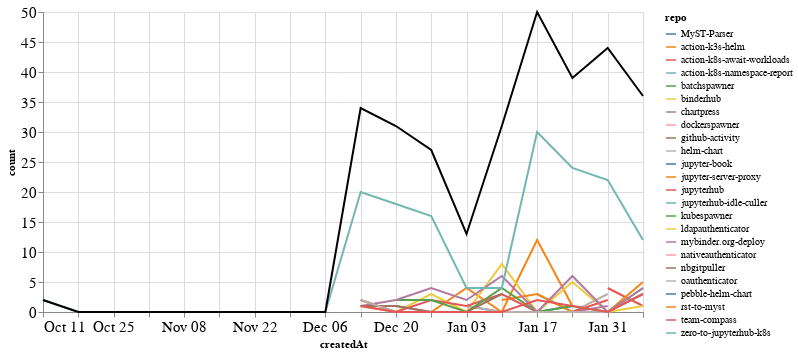

The cell this chart's notebook holds for it:
### Markdown cell above
### Comments

### Code cell
comments_time = comments.groupby('repo').resample('W', on='createdAt').count()['author'].reset_index()
comments_time = comments_time.rename(columns={'author': 'count'})
comments_time_total = comments_time.groupby('createdAt').agg({"count": "sum"}).reset_index()
ch1 = alt.Chart(comments_time, width=600).mark_line().encode(
    x='createdAt',
    y='count',
    color='repo',
    tooltip="repo"
)

ch2 = alt.Chart(comments_time_total, width=600).mark_line(color="black").encode(
    x='createdAt',
    y='count',
)

ch1 + ch2

### Figure 1 — Vega-Lite specification as saved in the notebook (floating-point values rounded to 4 significant figures)
{"config": {"axisLeft": {"labelFontSize": 15}, "axisBottom": {"labelFontSize": 15}}, "layer": [{"data": {"name": "data-ccdf449bf61431bd0d9a727c2daa9e20"}, "mark": "line", "encoding": {"color": {"type": "nominal", "field": "repo"}, "tooltip": {"type": "nominal", "field": "repo"}, "x": {"type": "temporal", "field": "createdAt"}, "y": {"type": "quantitative", "field": "count"}}, "width": 600}, {"data": {"name": "data-972da386bd3daf5a2a51c951c9b2c1cc"}, "mark": {"type": "line", "color": "black"}, "encoding": {"x": {"type": "temporal", "field": "createdAt"}, "y": {"type": "quantitative", "field": "count"}}, "width": 600}], "$schema": "https://vega.github.io/schema/vega-lite/v4.8.1.json", "datasets": {"data-ccdf449bf61431bd0d9a727c2daa9e20": [{"repo": "MyST-Parser", "createdAt": "2021-01-03T00:00:00", "count": 1}, {"repo": "MyST-Parser", "createdAt": "2021-01-10T00:00:00", "count": 0}, {"repo": "MyST-Parser", "createdAt": "2021-01-17T00:00:00", "count": 0}, {"repo": "MyST-Parser", "createdAt": "2021-01-24T00:00:00", "count": 1}, {"repo": "action-k3s-helm", "createdAt": "2020-12-13T00:00:00", "count": 1}, {"repo": "action-k3s-helm", "createdAt": "2020-12-20T00:00:00", "count": 0}, {"repo": "action-k3s-helm", "createdAt": "2020-12-27T00:00:00", "count": 0}, {"repo": "action-k3s-helm", "createdAt": "2021-01-03T00:00:00", "count": 4}, {"repo": "action-k3s-helm", "createdAt": "2021-01-10T00:00:00", "count": 0}, {"repo": "action-k3s-helm", "createdAt": "2021-01-17T00:00:00", "count": 12}, {"repo": "action-k3s-helm", "createdAt": "2021-01-24T00:00:00", "count": 1}, {"repo": "action-k8s-await-workloads", "createdAt": "2021-01-31T00:00:00", "count": 4}, {"repo": "action-k8s-await-workloads", "createdAt": "2021-02-07T00:00:00", "count": 1}, {"repo": "action-k8s-namespace-report", "createdAt": "2021-01-17T00:00:00", "count": 3}, {"repo": "action-k8s-namespace-report", "createdAt": "2021-01-24T00:00:00", "count": 0}, {"repo": "action-k8s-namespace-report", "createdAt": "2021-01-31T00:00:00", "count": 0}, {"repo": "action-k8s-namespace-report", "createdAt": "2021-02-07T00:00:00", "count": 3}, {"repo": "batchspawner", "createdAt": "2021-01-31T00:00:00", "count": 8}, {"repo": "binderhub", "createdAt": "2020-12-13T00:00:00", "count": 2}, {"repo": "binderhub", "createdAt": "2020-12-20T00:00:00", "count": 0}, {"repo": "binderhub", "createdAt": "2020-12-27T00:00:00", "count": 3}, {"repo": "binderhub", "createdAt": "2021-01-03T00:00:00", "count": 0}, {"repo": "binderhub", "createdAt": "2021-01-10T00:00:00", "count": 8}, {"repo": "binderhub", "createdAt": "2021-01-17T00:00:00", "count": 0}, {"repo": "binderhub", "createdAt": "2021-01-24T00:00:00", "count": 5}, {"repo": "binderhub", "createdAt": "2021-01-31T00:00:00", "count": 0}, {"repo": "binderhub", "createdAt": "2021-02-07T00:00:00", "count": 1}, {"repo": "chartpress", "createdAt": "2020-12-20T00:00:00", "count": 1}, {"repo": "chartpress", "createdAt": "2020-12-27T00:00:00", "count": 0}, {"repo": "chartpress", "createdAt": "2021-01-03T00:00:00", "count": 0}, {"repo": "chartpress", "createdAt": "2021-01-10T00:00:00", "count": 0}, {"repo": "chartpress", "createdAt": "2021-01-17T00:00:00", "count": 0}, {"repo": "chartpress", "createdAt": "2021-01-24T00:00:00", "count": 0}, {"repo": "chartpress", "createdAt": "2021-01-31T00:00:00", "count": 1}, {"repo": "dockerspawner", "createdAt": "2020-12-20T00:00:00", "count": 7}, {"repo": "github-activity", "createdAt": "2020-12-13T00:00:00", "count": 1}, {"repo": "helm-chart", "createdAt": "2021-01-03T00:00:00", "count": 1}, {"repo": "helm-chart", "createdAt": "2021-01-10T00:00:00", "count": 0}, {"repo": "helm-chart", "createdAt": "2021-01-17T00:00:00", "count": 0}, {"repo": "helm-chart", "createdAt": "2021-01-24T00:00:00", "count": 0}, {"repo": "helm-chart", "createdAt": "2021-01-31T00:00:00", "count": 3}, {"repo": "jupyter-book", "createdAt": "2020-12-13T00:00:00", "count": 1}, {"repo": "jupyter-server-proxy", "createdAt": "2021-01-10T00:00:00", "count": 2}, {"repo": "jupyter-server-proxy", "createdAt": "2021-01-17T00:00:00", "count": 3}, {"repo": "jupyter-server-proxy", "createdAt": "2021-01-24T00:00:00", "count": 0}, {"repo": "jupyter-server-proxy", "createdAt": "2021-01-31T00:00:00", "count": 0}, {"repo": "jupyter-server-proxy", "createdAt": "2021-02-07T00:00:00", "count": 5}, {"repo": "jupyterhub", "createdAt": "2020-12-13T00:00:00", "count": 2}, {"repo": "jupyterhub", "createdAt": "2020-12-20T00:00:00", "count": 0}, {"repo": "jupyterhub", "createdAt": "2020-12-27T00:00:00", "count": 2}, {"repo": "jupyterhub", "createdAt": "2021-01-03T00:00:00", "count": 1}, {"repo": "jupyterhub", "createdAt": "2021-01-10T00:00:00", "count": 3}, {"repo": "jupyterhub", "createdAt": "2021-01-17T00:00:00", "count": 0}, {"repo": "jupyterhub", "createdAt": "2021-01-24T00:00:00", "count": 0}, {"repo": "jupyterhub", "createdAt": "2021-01-31T00:00:00", "count": 2}, {"repo": "jupyterhub-idle-culler", "createdAt": "2021-01-31T00:00:00", "count": 1}, {"repo": "kubespawner", "createdAt": "2020-12-20T00:00:00", "count": 2}, {"repo": "kubespawner", "createdAt": "2020-12-27T00:00:00", "count": 2}, {"repo": "kubespawner", "createdAt": "2021-01-03T00:00:00", "count": 0}, {"repo": "kubespawner", "createdAt": "2021-01-10T00:00:00", "count": 4}, {"repo": "kubespawner", "createdAt": "2021-01-17T00:00:00", "count": 0}, {"repo": "kubespawner", "createdAt": "2021-01-24T00:00:00", "count": 1}, {"repo": "kubespawner", "createdAt": "2021-01-31T00:00:00", "count": 0}, {"repo": "kubespawner", "createdAt": "2021-02-07T00:00:00", "count": 4}, {"repo": "ldapauthenticator", "createdAt": "2020-12-13T00:00:00", "count": 1}, {"repo": "mybinder.org-deploy", "createdAt": "2020-12-13T00:00:00", "count": 1}, {"repo": "mybinder.org-deploy", "createdAt": "2020-12-20T00:00:00", "count": 2}, {"repo": "mybinder.org-deploy", "createdAt": "2020-12-27T00:00:00", "count": 4}, {"repo": "mybinder.org-deploy", "createdAt": "2021-01-03T00:00:00", "count": 2}, {"repo": "mybinder.org-deploy", "createdAt": "2021-01-10T00:00:00", "count": 6}, {"repo": "mybinder.org-deploy", "createdAt": "2021-01-17T00:00:00", "count": 0}, {"repo": "mybinder.org-deploy", "createdAt": "2021-01-24T00:00:00", "count": 6}, {"repo": "mybinder.org-deploy", "createdAt": "2021-01-31T00:00:00", "count": 0}, {"repo": "mybinder.org-deploy", "createdAt": "2021-02-07T00:00:00", "count": 4}, {"repo": "nativeauthenticator", "createdAt": "2021-01-31T00:00:00", "count": 3}, {"repo": "nbgitpuller", "createdAt": "2020-12-13T00:00:00", "count": 1}, {"repo": "nbgitpuller", "createdAt": "2020-12-20T00:00:00", "count": 1}, {"repo": "nbgitpuller", "createdAt": "2020-12-27T00:00:00", "count": 0}, {"repo": "nbgitpuller", "createdAt": "2021-01-03T00:00:00", "count": 0}, {"repo": "nbgitpuller", "createdAt": "2021-01-10T00:00:00", "count": 3}, {"repo": "oauthenticator", "createdAt": "2020-12-13T00:00:00", "count": 2}, {"repo": "oauthenticator", "createdAt": "2020-12-20T00:00:00", "count": 0}, {"repo": "oauthenticator", "createdAt": "2020-12-27T00:00:00", "count": 0}, {"repo": "oauthenticator", "createdAt": "2021-01-03T00:00:00", "count": 0}, {"repo": "oauthenticator", "createdAt": "2021-01-10T00:00:00", "count": 0}, {"repo": "oauthenticator", "createdAt": "2021-01-17T00:00:00", "count": 0}, {"repo": "oauthenticator", "createdAt": "2021-01-24T00:00:00", "count": 0}, {"repo": "oauthenticator", "createdAt": "2021-01-31T00:00:00", "count": 0}, {"repo": "oauthenticator", "createdAt": "2021-02-07T00:00:00", "count": 3}, {"repo": "pebble-helm-chart", "createdAt": "2020-12-13T00:00:00", "count": 1}, {"repo": "rst-to-myst", "createdAt": "2021-01-10T00:00:00", "count": 1}, {"repo": "team-compass", "createdAt": "2020-12-13T00:00:00", "count": 1}, {"repo": "team-compass", "createdAt": "2020-12-20T00:00:00", "count": 0}, {"repo": "team-compass", "createdAt": "2020-12-27T00:00:00", "count": 0}, {"repo": "team-compass", "createdAt": "2021-01-03T00:00:00", "count": 0}, {"repo": "team-compass", "createdAt": "2021-01-10T00:00:00", "count": 0}, {"repo": "team-compass", "createdAt": "2021-01-17T00:00:00", "count": 2}, {"repo": "team-compass", "createdAt": "2021-01-24T00:00:00", "count": 1}, {"repo": "team-compass", "createdAt": "2021-01-31T00:00:00", "count": 0}, {"repo": "team-compass", "createdAt": "2021-02-07T00:00:00", "count": 3}, {"repo": "zero-to-jupyterhub-k8s", "createdAt": "2020-10-11T00:00:00", "count": 2}, {"repo": "zero-to-jupyterhub-k8s", "createdAt": "2020-10-18T00:00:00", "count": 0}, {"repo": "zero-to-jupyterhub-k8s", "createdAt": "2020-10-25T00:00:00", "count": 0}, {"repo": "zero-to-jupyterhub-k8s", "createdAt": "2020-11-01T00:00:00", "count": 0}, {"repo": "zero-to-jupyterhub-k8s", "createdAt": "2020-11-08T00:00:00", "count": 0}, {"repo": "zero-to-jupyterhub-k8s", "createdAt": "2020-11-15T00:00:00", "count": 0}, {"repo": "zero-to-jupyterhub-k8s", "createdAt": "2020-11-22T00:00:00", "count": 0}, {"repo": "zero-to-jupyterhub-k8s", "createdAt": "2020-11-29T00:00:00", "count": 0}, {"repo": "zero-to-jupyterhub-k8s", "createdAt": "2020-12-06T00:00:00", "count": 0}, {"repo": "zero-to-jupyterhub-k8s", "createdAt": "2020-12-13T00:00:00", "count": 20}, {"repo": "zero-to-jupyterhub-k8s", "createdAt": "2020-12-20T00:00:00", "count": 18}, {"repo": "zero-to-jupyterhub-k8s", "createdAt": "2020-12-27T00:00:00", "count": 16}, {"repo": "zero-to-jupyterhub-k8s", "createdAt": "2021-01-03T00:00:00", "count": 4}, {"repo": "zero-to-jupyterhub-k8s", "createdAt": "2021-01-10T00:00:00", "count": 4}, {"repo": "zero-to-jupyterhub-k8s", "createdAt": "2021-01-17T00:00:00", "count": 30}, {"repo": "zero-to-jupyterhub-k8s", "createdAt": "2021-01-24T00:00:00", "count": 24}, {"repo": "zero-to-jupyterhub-k8s", "createdAt": "2021-01-31T00:00:00", "count": 22}, {"repo": "zero-to-jupyterhub-k8s", "createdAt": "2021-02-07T00:00:00", "count": 12}], "data-972da386bd3daf5a2a51c951c9b2c1cc": [{"createdAt": "2020-10-11T00:00:00", "count": 2}, {"createdAt": "2020-10-18T00:00:00", "count": 0}, {"createdAt": "2020-10-25T00:00:00", "count": 0}, {"createdAt": "2020-11-01T00:00:00", "count": 0}, {"createdAt": "2020-11-08T00:00:00", "count": 0}, {"createdAt": "2020-11-15T00:00:00", "count": 0}, {"createdAt": "2020-11-22T00:00:00", "count": 0}, {"createdAt": "2020-11-29T00:00:00", "count": 0}, {"createdAt": "2020-12-06T00:00:00", "count": 0}, {"createdAt": "2020-12-13T00:00:00", "count": 34}, {"createdAt": "2020-12-20T00:00:00", "count": 31}, {"createdAt": "2020-12-27T00:00:00", "count": 27}, {"createdAt": "2021-01-03T00:00:00", "count": 13}, {"createdAt": "2021-01-10T00:00:00", "count": 31}, {"createdAt": "2021-01-17T00:00:00", "count": 50}, {"createdAt": "2021-01-24T00:00:00", "count": 39}, {"createdAt": "2021-01-31T00:00:00", "count": 44}, {"createdAt": "2021-02-07T00:00:00", "count": 36}]}}
